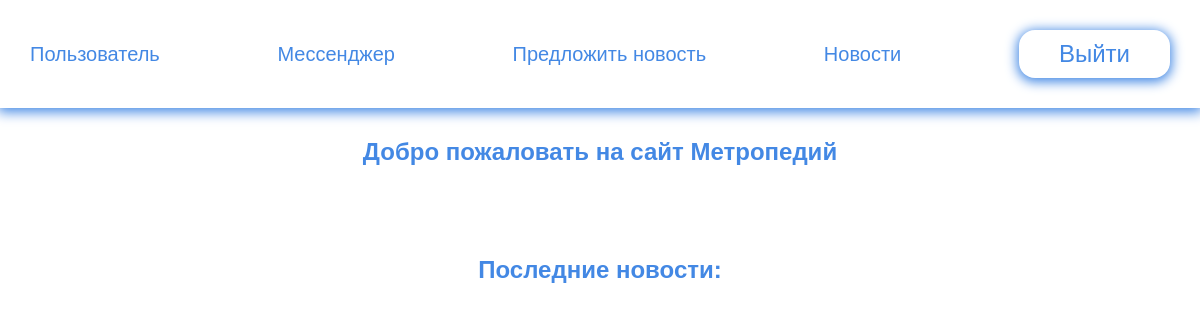
Before: / with the older database file.
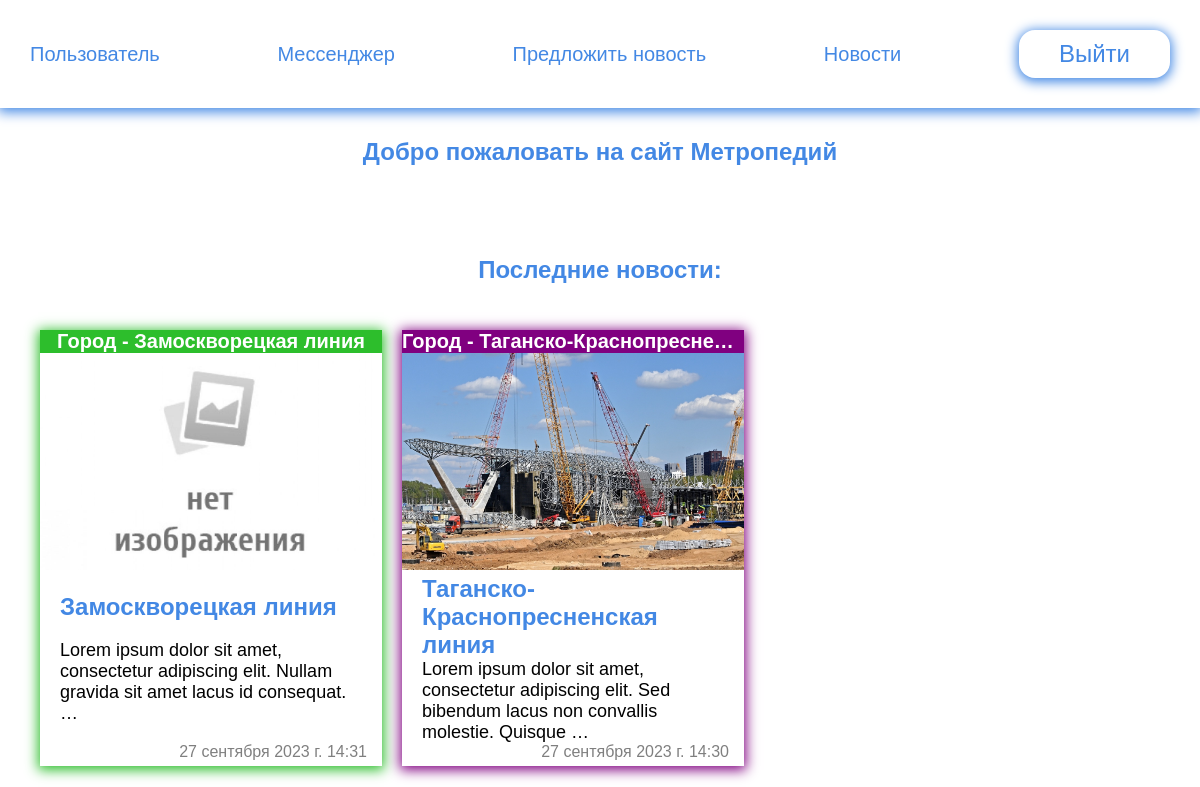
After: the same page with the newer database file.
### metro_blog/models.py (models this page shows, shortened)
class Blog(models.Model):
    title = models.CharField(max_length=250, blank=False, verbose_name='Название')
    slug = models.CharField(max_length=250, unique=True, verbose_name='Ссылка')
    content = models.TextField(blank=True, null=True, verbose_name='Текст')
    image = models.ImageField(upload_to='images/%Y/%M/%D', blank=True,
                              default='images/plugs/plug_news.jpg', verbose_name='Картинка')
    time_created = models.DateTimeField(auto_now_add=True, verbose_name='Время создания')
    time_update = models.DateTimeField(auto_now=True, verbose_name='Время обновления')
    line = models.ForeignKey(Line, on_delete=models.PROTECT, blank=True, null=True, verbose_name='линия')
    def get_absolute_url(self):
        return reverse('post', kwargs={'post_slug': self.slug})
    class Meta:
        verbose_name = 'Новость'
        verbose_name_plural = 'Новости'
        ordering = ['-time_created']

### metro_wiki/models.py (models this page shows, shortened)
class Line(models.Model):
    title = models.CharField(max_length=100, blank=False, verbose_name='Название линий')
    slug = models.CharField(max_length=100, blank=False, unique=True, verbose_name='Ссылка')
    number = models.CharField(max_length=3, blank=True, verbose_name='Номер линий')
    color = ColorField(default='#EF161E', verbose_name='Цвет линий')
    city = models.ForeignKey(City, on_delete=models.PROTECT)
    class Meta:
        verbose_name = 'Линия'
        verbose_name_plural = 'Линии'
        ordering = ['number']

### main_page/views.py (the view)
# urls.py: path('', MainPage.as_view(), name='main'),
class MainPage(DataMixin, ListView):
    model = Blog
    template_name = 'main_page/index.html'
    context_object_name = 'posts'
    def get_context_data(self, *, object_list=None, **kwargs):
        context = super().get_context_data(**kwargs)
        c_def = self.get_user_context(title='Главная страница')
        return dict(list(context.items()) + list(c_def.items()))

### main_page/utils.py (called while the page is built)
    def get_user_context(self, **kwargs):
        context = kwargs
        user_menu = menu.copy()
        if not self.request.user.is_authenticated:
            user_menu.pop(0)
        context['menu'] = user_menu
        if 'cat_selected' not in context:
            context['cat_selected'] = 0
        return context

### main_page/templates/main_page/index.html
{% extends 'main_page/base.html' %}
{% load static %}
{% block content %}
<main class="content">
    <section class="wrap main_sect">
        <h1>Добро пожаловать на сайт Метропедий</h1>
    </section>
    <h2 class="wrap">Последние новости:</h2>
    <section class="wrap post_sect">
        {% if posts %}
        <ul class="post_list">
            {% for p in posts %}
            <li class="element" style="box-shadow: 0px 2px 12px 2px {{ p.line.color }};">
                <a href="{{ p.get_absolute_url }}">
                    <div class="prev_post">
                        <div class="cat_post" id="fixed_container" style="background: {{ p.line.color }}">
                            <span>Город - {{ p.line.title }}</span>
                        </div>
                        <img src="{{ p.image.url }}" alt="post_image">
                    </div>
                    <h2>{{ p.title }}</h2>
                    <p>{{ p.content | linebreaksbr | truncatewords:15 }}</p>
                    <div class="date_post">
                        <span>{{ p.time_update }}</span>
                    </div>
                </a>
            </li>
            {% endfor %}
        </ul>
        {% endif %}
    </section>
</main>
{% endblock %}

Changed rows visible on the page:
added Blog: line "Замоскворецкая линия", image (picture), title "Замоскворецкая линия", content "Lorem ipsum dolor sit amet, consectetur adipiscing elit. Nullam gravida sit amet lacus id consequat. …", time_update "27 сентября 2023 г. 14:31"
added Blog: line "Таганско-Краснопресне…", image (picture), title "Таганско-Краснопресненская линия", content "Lorem ipsum dolor sit amet, consectetur adipiscing elit. Sed bibendum lacus non convallis molestie. Quisque …", time_update "27 сентября 2023 г. 14:30"
